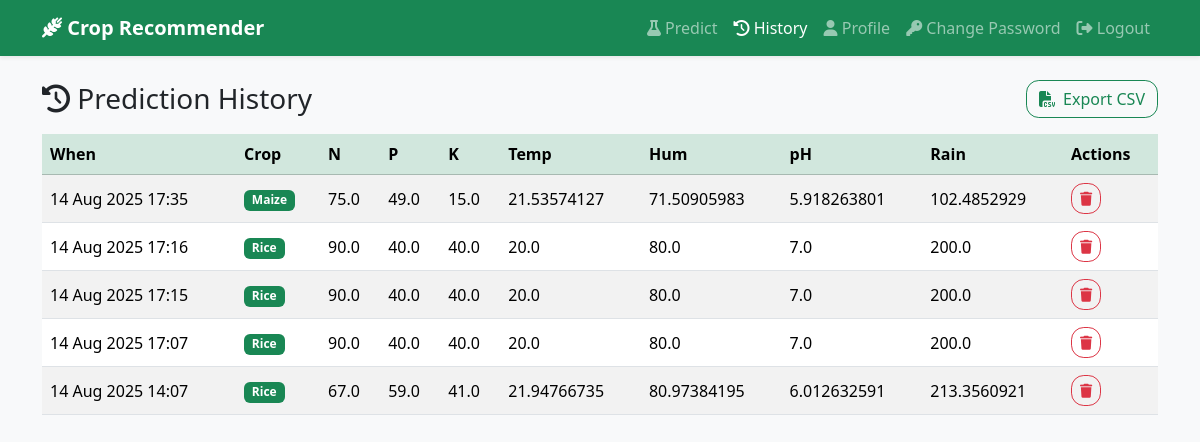
Page /history/ (signed in) on the committed database.
### recommender/models.py (models this page shows, shortened)
class Prediction(models.Model):
    user = models.ForeignKey(User, on_delete=models.CASCADE, related_name='predictions')
    N = models.FloatField()
    P = models.FloatField()
    K = models.FloatField()
    temperature = models.FloatField()
    humidity = models.FloatField()
    ph = models.FloatField()
    rainfall = models.FloatField()
    predicted_label = models.CharField(max_length=100)
    created_at = models.DateTimeField(auto_now_add=True)
    class Meta:
        ordering = ['-created_at']

### recommender/views.py (the view)
# urls.py: path('history/', user_history_view, name='user_history'),
@login_required
def user_history_view(request):
    items = Prediction.objects.filter(user=request.user)
    return render(request, "user/history.html", {"items": items})

### recommender/templates/user/history.html (shortened to what this page needs)
{% extends "base.html" %}
{% block content %}
<div class="d-flex align-items-center justify-content-between mb-3">
  <h3 class="mb-0"><i class="fa-solid fa-clock-rotate-left"></i> Prediction History</h3>
  <a href="{% url 'user_history_export_csv' %}" class="btn btn-outline-success">
    <i class="fa-solid fa-file-csv me-1"></i> Export CSV
  </a>
</div>
<div class="table-responsive">
<table class="table table-striped table-hover align-middle datatable">
  <thead class="table-success">
    <tr>
      <th>When</th><th>Crop</th><th>N</th><th>P</th><th>K</th><th>Temp</th><th>Hum</th><th>pH</th><th>Rain</th>
      <th>Actions</th>
    </tr>
  </thead>
  <tbody>
  {% for it in items %}
    <tr>
      <td>{{ it.created_at|date:"d M Y H:i" }}</td>
      <td><span class="badge bg-success">{{ it.predicted_label|title }}</span></td>
      <td>{{ it.N }}</td><td>{{ it.P }}</td><td>{{ it.K }}</td>
      <td>{{ it.temperature }}</td><td>{{ it.humidity }}</td><td>{{ it.ph }}</td><td>{{ it.rainfall }}</td>
      <td>
        <form method="post" action="{% url 'user_delete_prediction' it.id %}" class="d-inline">
          <button class="btn btn-sm btn-outline-danger" data-confirm="delete" title="Delete">
            <i class="fa-solid fa-trash"></i>
          </button>
        </form>
      </td>
    </tr>
  {% empty %}
    <tr><td colspan="10" class="text-center text-muted">No predictions yet.</td></tr>
  {% endfor %}
  </tbody>
</table>
</div>
{% endblock %}

### recommender/templates/base.html (shortened to what this page needs)
<!doctype html>
<html lang="en">
<head>
  <link href="https://cdn.jsdelivr.net/npm/bootstrap@5.3.3/dist/css/bootstrap.min.css" rel="stylesheet">
  <link href="https://cdnjs.cloudflare.com/ajax/libs/font-awesome/6.5.2/css/all.min.css" rel="stylesheet">
  <link href="https://cdn.jsdelivr.net/npm/simple-datatables@latest/dist/style.css" rel="stylesheet">
  <link href="/static/css/style.css" rel="stylesheet">
</head>
<body class="bg-light">
<nav class="navbar navbar-expand-lg navbar-dark bg-success shadow-sm">
  <div class="container">
    <a class="navbar-brand fw-bold" href="/"><i class="fa-solid fa-wheat-awn"></i> Crop Recommender</a>
    <div id="nav" class="collapse navbar-collapse">
      <ul class="navbar-nav ms-auto">
        {% if user.is_authenticated and not user.is_staff %}
          <li class="nav-item">
            <a class="nav-link {% if request.path == '/predict/' %}active{% endif %}" href="/predict/">
              <i class="fa-solid fa-flask"></i> Predict
            </a>
          </li>
          <li class="nav-item">
            <a class="nav-link {% if request.path == '/history/' %}active{% endif %}" href="/history/">
              <i class="fa-solid fa-clock-rotate-left"></i> History
            </a>
          </li>
          <li class="nav-item">
            <a class="nav-link {% if request.path == '/profile/' %}active{% endif %}" href="/profile/">
              <i class="fa-solid fa-user"></i> Profile
            </a>
          </li>
          <li class="nav-item">
            <a class="nav-link {% if request.path == '/change-password/' %}active{% endif %}" href="/change-password/">
              <i class="fa-solid fa-key"></i> Change Password
            </a>
          </li>
          <li class="nav-item"><a class="nav-link" href="/logout/"><i class="fa-solid fa-right-from-bracket"></i> Logout</a></li>
        {% endif %}
      </ul>
    </div>
  </div>
</nav>
<main class="container py-4">
  {% block content %}{% endblock %}
</main>
</body>
</html>

### recommender/static/css/style.css (style rules this page uses)
.btn { border-radius: .8rem; }

### rows in the picture
Prediction: created_at "14 Aug 2025 17:35", predicted_label "Maize", N "75.0", P "49.0", K "15.0", temperature "21.53574127", humidity "71.50905983", ph "5.918263801", rainfall "102.4852929"
Prediction: created_at "14 Aug 2025 17:16", predicted_label "Rice", N "90.0", P "40.0", K "40.0", temperature "20.0", humidity "80.0", ph "7.0", rainfall "200.0"
Prediction: created_at "14 Aug 2025 17:15", predicted_label "Rice", N "90.0", P "40.0", K "40.0", temperature "20.0", humidity "80.0", ph "7.0", rainfall "200.0"
Prediction: created_at "14 Aug 2025 17:07", predicted_label "Rice", N "90.0", P "40.0", K "40.0", temperature "20.0", humidity "80.0", ph "7.0", rainfall "200.0"
Prediction: created_at "14 Aug 2025 14:07", predicted_label "Rice", N "67.0", P "59.0", K "41.0", temperature "21.94766735", humidity "80.97384195", ph "6.012632591", rainfall "213.3560921"
